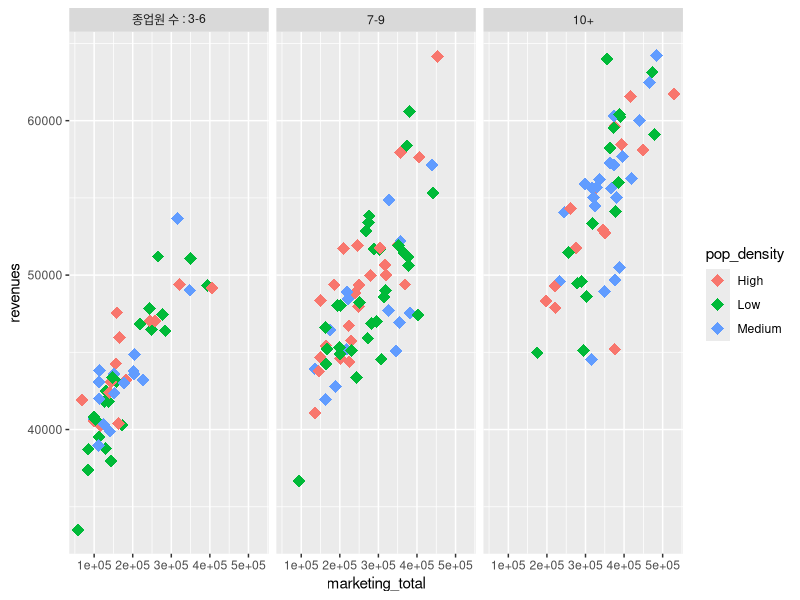

Reproduce this figure in R.
#06_Data_Story_Visuailzation
setwd("E:/hello-git-sourcetree/R_GO/R_BigData_Analysis")
plot_dat<-read.csv("Ch6_SNS_marketing.csv")
summary(plot_dat)

plot_dat$emp_size<-cut(plot_dat$employees,breaks = 3,labels = c("종업원 수 : 3-6","7-9","10+"))

library(ggplot2); library(scales)

plot<-ggplot(data = plot_dat,aes(x= marketing_total,y=revenues))

plot<-plot+facet_grid(. ~ emp_size) + geom_point(aes(color = pop_density), shape = 18, size =4 )
